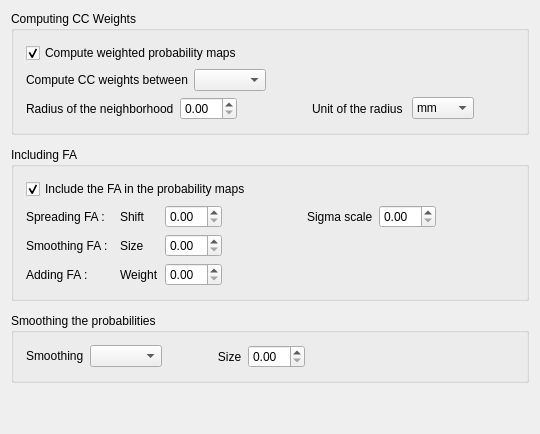
      <widget class="QWidget" name="atlasGeneration_tab">
       <attribute name="title">
        <string>Atlas Generation</string>
       </attribute>
       <layout class="QGridLayout" name="gridLayout_6">
        <item row="1" column="0">
         <widget class="QWidget" name="widget_7" native="true"/>
        </item>
        <item row="3" column="0">
         <widget class="QWidget" name="widget_9" native="true"/>
        </item>
        <item row="4" column="0">
         <widget class="QGroupBox" name="smoothingProbabilities_groupBox">
          <property name="title">
           <string>Smoothing the probabilities</string>
          </property>
          <layout class="QGridLayout" name="gridLayout_21">
           <property name="margin">
            <number>12</number>
           </property>
           <item row="0" column="1">
            <widget class="QWidget" name="widget_27" native="true">
             <layout class="QHBoxLayout" name="horizontalLayout_14">
              <property name="margin">
               <number>0</number>
              </property>
              <item>
               <widget class="QLabel" name="smoothingSize_label">
                <property name="text">
                 <string>   Size</string>
                </property>
               </widget>
              </item>
              <item alignment="Qt::AlignLeft">
               <widget class="QDoubleSpinBox" name="smoothingSize_spinBox">
                <property name="singleStep">
                 <double>0.100000000000000</double>
                </property>
                <property name="value">
                 <double>0.000000000000000</double>
                </property>
               </widget>
              </item>
              <item>
               <spacer name="horizontalSpacer_12">
                <property name="orientation">
                 <enum>Qt::Horizontal</enum>
                </property>
                <property name="sizeHint" stdset="0">
                 <size>
                  <width>40</width>
                  <height>20</height>
                 </size>
                </property>
               </spacer>
              </item>
             </layout>
            </widget>
           </item>
           <item row="0" column="2">
            <spacer name="horizontalSpacer_22">
             <property name="orientation">
              <enum>Qt::Horizontal</enum>
             </property>
             <property name="sizeHint" stdset="0">
              <size>
               <width>40</width>
               <height>20</height>
              </size>
             </property>
            </spacer>
           </item>
           <item row="0" column="0">
            <widget class="QWidget" name="widget_41" native="true">
             <layout class="QGridLayout" name="gridLayout_23">
              <property name="margin">
               <number>0</number>
              </property>
              <item row="1" column="1">
               <widget class="QLabel" name="smoothing_label">
                <property name="text">
                 <string>Smoothing</string>
                </property>
               </widget>
              </item>
              <item row="1" column="2" alignment="Qt::AlignLeft">
               <widget class="QComboBox" name="smoothing_comboBox"/>
              </item>
              <item row="1" column="3">
               <spacer name="horizontalSpacer_19">
                <property name="orientation">
                 <enum>Qt::Horizontal</enum>
                </property>
                <property name="sizeHint" stdset="0">
                 <size>
                  <width>40</width>
                  <height>20</height>
                 </size>
                </property>
               </spacer>
              </item>
             </layout>
            </widget>
           </item>
          </layout>
         </widget>
        </item>
        <item row="5" column="0">
         <spacer name="verticalSpacer">
          <property name="orientation">
           <enum>Qt::Vertical</enum>
          </property>
          <property name="sizeHint" stdset="0">
           <size>
            <width>20</width>
            <height>40</height>
           </size>
          </property>
         </spacer>
        </item>
        <item row="0" column="0">
         <widget class="QGroupBox" name="computingCCWeights_groupBox">
          <property name="title">
           <string>Computing CC Weights</string>
          </property>
          <layout class="QGridLayout" name="gridLayout_19">
           <property name="margin">
            <number>12</number>
           </property>
           <item row="0" column="0">
            <widget class="QCheckBox" name="computingWeights_checkBox">
             <property name="text">
              <string>Compute weighted probability maps</string>
             </property>
             <property name="checked">
              <bool>true</bool>
             </property>
            </widget>
           </item>
           <item row="1" column="0">
            <widget class="QWidget" name="widget_25" native="true">
             <layout class="QHBoxLayout" name="horizontalLayout_18">
              <property name="margin">
               <number>0</number>
              </property>
              <item>
               <widget class="QLabel" name="label_37">
                <property name="text">
                 <string>Compute CC weights between</string>
                </property>
               </widget>
              </item>
              <item alignment="Qt::AlignLeft">
               <widget class="QComboBox" name="weightsModality_comboBox"/>
              </item>
              <item>
               <spacer name="horizontalSpacer_20">
                <property name="orientation">
                 <enum>Qt::Horizontal</enum>
                </property>
                <property name="sizeHint" stdset="0">
                 <size>
                  <width>40</width>
                  <height>20</height>
                 </size>
                </property>
               </spacer>
              </item>
             </layout>
            </widget>
           </item>
           <item row="2" column="0">
            <widget class="QWidget" name="widget_39" native="true">
             <layout class="QHBoxLayout" name="horizontalLayout_20">
              <property name="margin">
               <number>0</number>
              </property>
              <item>
               <widget class="QLabel" name="label_35">
                <property name="text">
                 <string>Radius of the neighborhood</string>
                </property>
               </widget>
              </item>
              <item alignment="Qt::AlignLeft">
               <widget class="QDoubleSpinBox" name="weightsRadius_spinBox">
                <property name="value">
                 <double>0.000000000000000</double>
                </property>
               </widget>
              </item>
              <item>
               <spacer name="horizontalSpacer_2">
                <property name="orientation">
                 <enum>Qt::Horizontal</enum>
                </property>
                <property name="sizeHint" stdset="0">
                 <size>
                  <width>40</width>
                  <height>20</height>
                 </size>
                </property>
               </spacer>
              </item>
             </layout>
            </widget>
           </item>
           <item row="2" column="1">
            <widget class="QWidget" name="widget_26" native="true">
             <layout class="QHBoxLayout" name="horizontalLayout_3">
              <property name="margin">
               <number>0</number>
              </property>
              <item>
               <widget class="QLabel" name="label_40">
                <property name="text">
                 <string>Unit of the radius </string>
                </property>
               </widget>
              </item>
              <item>
               <widget class="QComboBox" name="weightsRadiusUnit_comboBox">
                <item>
                 <property name="text">
                  <string>mm</string>
                 </property>
                </item>
                <item>
                 <property name="text">
                  <string>pixels</string>
                 </property>
                </item>
               </widget>
              </item>
              <item>
               <spacer name="horizontalSpacer_14">
                <property name="orientation">
                 <enum>Qt::Horizontal</enum>
                </property>
                <property name="sizeHint" stdset="0">
                 <size>
                  <width>40</width>
                  <height>20</height>
                 </size>
                </property>
               </spacer>
              </item>
             </layout>
            </widget>
           </item>
          </layout>
         </widget>
        </item>
        <item row="2" column="0">
         <widget class="QGroupBox" name="includingFA_groupBox">
          <property name="title">
           <string>Including FA</string>
          </property>
          <layout class="QGridLayout" name="gridLayout_20">
           <property name="margin">
            <number>12</number>
           </property>
           <item row="0" column="0">
            <widget class="QCheckBox" name="includingFA_checkBox">
             <property name="text">
              <string>Include the FA in the probability maps </string>
             </property>
             <property name="checked">
              <bool>true</bool>
             </property>
            </widget>
           </item>
           <item row="2" column="0">
            <widget class="QWidget" name="widget_36" native="true">
             <layout class="QGridLayout" name="gridLayout_31">
              <property name="margin">
               <number>0</number>
              </property>
              <item row="2" column="1">
               <widget class="QLabel" name="label_39">
                <property name="text">
                 <string>Weight</string>
                </property>
               </widget>
              </item>
              <item row="0" column="5" alignment="Qt::AlignLeft">
               <widget class="QDoubleSpinBox" name="FASigmaScale_spinBox">
                <property name="singleStep">
                 <double>0.100000000000000</double>
                </property>
               </widget>
              </item>
              <item row="0" column="0">
               <widget class="QLabel" name="label_44">
                <property name="text">
                 <string>Spreading FA :  </string>
                </property>
               </widget>
              </item>
              <item row="0" column="1">
               <widget class="QLabel" name="label_34">
                <property name="text">
                 <string>Shift</string>
                </property>
               </widget>
              </item>
              <item row="2" column="2" alignment="Qt::AlignLeft">
               <widget class="QDoubleSpinBox" name="FAWeight_spinBox">
                <property name="singleStep">
                 <double>0.100000000000000</double>
                </property>
               </widget>
              </item>
              <item row="0" column="4">
               <widget class="QLabel" name="label_42">
                <property name="text">
                 <string>Sigma scale</string>
                </property>
               </widget>
              </item>
              <item row="0" column="2" alignment="Qt::AlignLeft">
               <widget class="QDoubleSpinBox" name="FAShift_spinBox">
                <property name="singleStep">
                 <double>0.100000000000000</double>
                </property>
               </widget>
              </item>
              <item row="0" column="6">
               <spacer name="horizontalSpacer_16">
                <property name="orientation">
                 <enum>Qt::Horizontal</enum>
                </property>
                <property name="sizeHint" stdset="0">
                 <size>
                  <width>40</width>
                  <height>20</height>
                 </size>
                </property>
               </spacer>
              </item>
              <item row="1" column="1">
               <widget class="QLabel" name="label_41">
                <property name="text">
                 <string>Size</string>
                </property>
               </widget>
              </item>
              <item row="1" column="2" alignment="Qt::AlignLeft">
               <widget class="QDoubleSpinBox" name="FASmoothingSize_spinBox">
                <property name="singleStep">
                 <double>0.100000000000000</double>
                </property>
               </widget>
              </item>
              <item row="2" column="0">
               <widget class="QLabel" name="label_46">
                <property name="text">
                 <string>Adding FA :  </string>
                </property>
               </widget>
              </item>
              <item row="1" column="0">
               <widget class="QLabel" name="label_45">
                <property name="text">
                 <string>Smoothing FA :  </string>
                </property>
               </widget>
              </item>
              <item row="0" column="3">
               <spacer name="horizontalSpacer_17">
                <property name="orientation">
                 <enum>Qt::Horizontal</enum>
                </property>
                <property name="sizeHint" stdset="0">
                 <size>
                  <width>40</width>
                  <height>20</height>
                 </size>
                </property>
               </spacer>
              </item>
             </layout>
            </widget>
           </item>
          </layout>
         </widget>
        </item>
       </layout>
      </widget>
